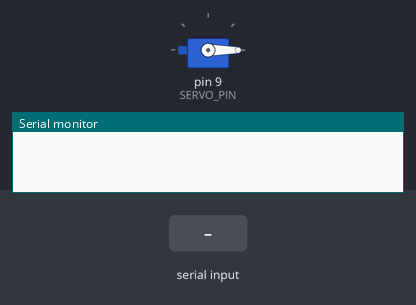
Bench run of a sketch on a simulated Arduino Uno, built with avr-gcc and run on an emulated ATmega328P. On the bench: servo, the last lines printed to the serial monitor. The inputs (shaded band) are chosen by the test bench.

Above: at 1.2 s.
1.3 s: "ON\n" received over Serial
At 1.8 s:
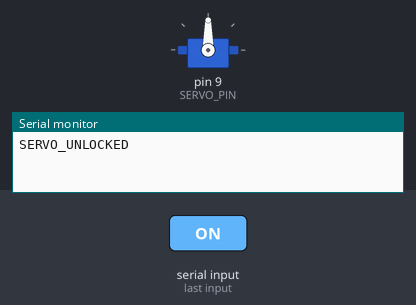
2.8 s: "OFF\n" received over Serial
At 4.2 s:
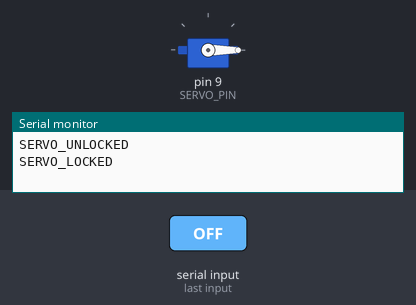
Timing chart, 0 to 5.8 s (numbered marks = the images above; inputs shaded):
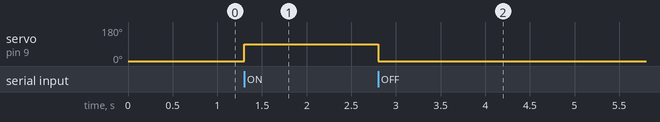

The sketch:

door_led.ino
```cpp
// Servo-based door actuator controlled over USB serial.
#include <Servo.h>

const int SERVO_PIN = 9;
const int LOCKED_ANGLE = 0;
const int UNLOCKED_ANGLE = 90;

Servo doorServo;
String inputBuffer = "";

void setup() {
  doorServo.attach(SERVO_PIN);
  doorServo.write(LOCKED_ANGLE);
  Serial.begin(9600);
}

void applyCommand(const String& command) {
  if (command == "ON") {
    doorServo.write(UNLOCKED_ANGLE);
    Serial.println("SERVO_UNLOCKED");
    return;
  }

  if (command == "OFF") {
    doorServo.write(LOCKED_ANGLE);
    Serial.println("SERVO_LOCKED");
  }
}

void loop() {
  while (Serial.available() > 0) {
    char incoming = (char)Serial.read();
    if (incoming == '\n' || incoming == '\r') {
      if (inputBuffer.length() > 0) {
        inputBuffer.trim();
        applyCommand(inputBuffer);
        inputBuffer = "";
      }
    } else {
      inputBuffer += incoming;
    }
  }
}
```

Measured:
- after the input at 1.3 s, servo on pin 9 (SERVO_PIN): 0° → 90° at once
- after the input at 2.8 s, servo on pin 9 (SERVO_PIN): 90° → 0° at once
